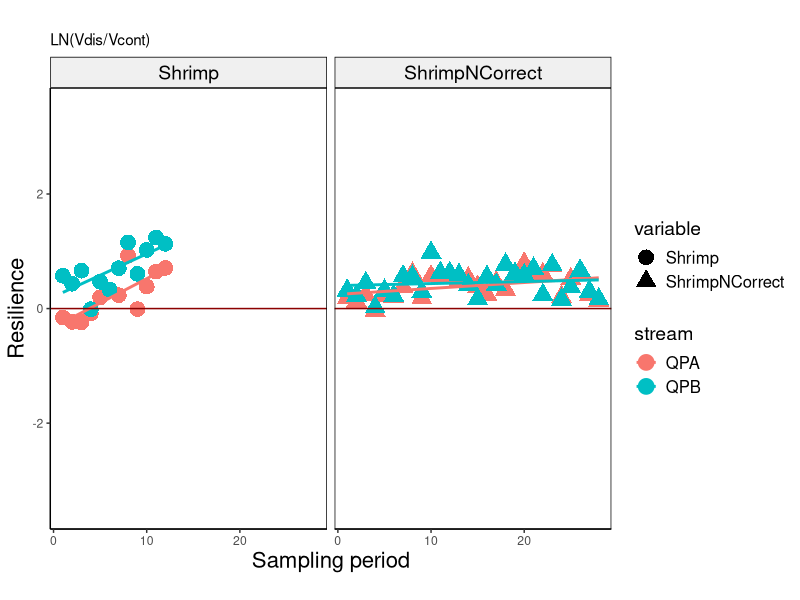
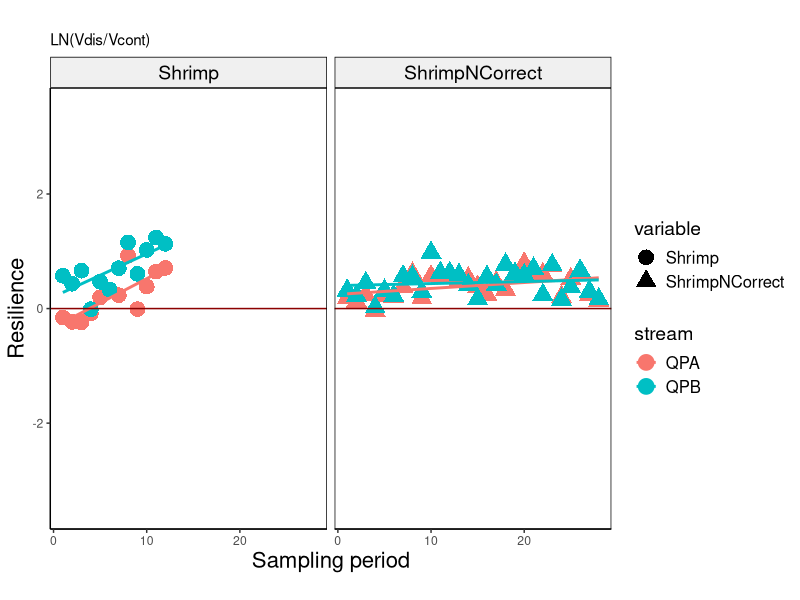

Recreate these plots in R, in order. (Note: this script raises an error after producing the figures.)




#--------------------------------------------
# Shrimp no corrected
# 21 May 2020
#PEGF
#--------------------------------------------
#

library(modelr)
library(ggplot2)
library(dplyr)
library(patchwork)

ShrimpNC<- read.csv("6 ShrimpNOCorrected.csv")
ShrimpNC


# Lm QPA Leaf Litter ------------------------------------------------------

ShrimpNC <- ShrimpNC %>% select(TimeShrimp, QPAShrimpLog, QPBShrimpLog)
ShrimpNC <- na.omit(ShrimpNC)
ShrimpNC

QPAShrimpNC.mod  <- lm(QPAShrimpLog ~ TimeShrimp, na.action=na.omit, data=ShrimpNC)
summary(QPAShrimpNC.mod)

ShrimpNC$QPAresid<- QPAShrimpNC.mod$resid
ShrimpNC

1/apply(ShrimpNC, 2, sd)



# Shrimp QPB --------------------------------------------------------------


QPBShrimpNC.mod  <- lm(QPBShrimpLog ~ TimeShrimp, na.action=na.omit, data=ShrimpNC)
summary(QPBShrimpNC.mod)

ShrimpNC$QPBresid<- QPBShrimpNC.mod$resid
ShrimpNC

1/apply(ShrimpNC, 2, sd)





# Graph Shrimp vs Shrimp no corrected -------------------------------------



Sregression<- read.csv("6 Shrimp regressions.csv")
Sregression

RegressionS <- ggplot(Sregression, aes(Time, 
                                     value, 
                                     shape= variable , 
                                     col = stream)) + 
  geom_point(size = 5) +
  geom_smooth(method = 'lm', se = F,  aes(color=stream)) + #, alpha = .15, aes(fill = stream)) +
  
  
  xlab('Sampling period') + ylab("Resilience") + 
  theme(axis.title.x = element_text(size = 16, angle = 0)) +# axis x
  theme(axis.title.y = element_text(size = 16, angle = 90)) +
  
  theme(legend.title = element_text(color = "black", size = 14),  # Legend
        legend.text = element_text(color = "black", size = 12)) +
  
  geom_hline(yintercept = 0, color="darkred") +
  
  theme(panel.grid.major = element_blank(), panel.grid.minor = element_blank(),
        panel.background = element_blank(), axis.line = element_line(colour = "black")) +
  theme(panel.border = element_rect(colour = "black", fill=NA, size=0.5)) +
  
  labs(title="", subtitle="LN(Vdis/Vcont)",fill="", caption="") +
  
  ylim(-3.5,3.5) +
  
  theme(strip.text.x  = element_text(size = 14, colour = "black", angle = 0)) +
  theme(strip.background = element_rect(colour = "black", fill = "grey94")) +
  
  facet_grid(~ variable)
# facet_wrap(. ~ variable)
RegressionS
RegressionS + ggsave("RegressionSrimp.jpeg", width=10, height=6,dpi=600)


# Long term Shrimp --------------------------------------------------------

ShrimpNC
# QPA
S3 <- ggplot(ShrimpNC,aes(TimeCHLA,
                              y=QPAShrimp))+
  
  annotate(geom = "rect",xmin=1,xmax=36,ymin=14.32,ymax=22.73,alpha = 0.4,fill = "grey") +
  
  geom_point() + 
  geom_line() +
#  geom_errorbar(aes(ymin=QPACanopy-QPAsdCanopy, ymax=QPACanopy+QPAsdCanopy), width=.2,
 #               position=position_dodge(0.05)) + 
  geom_segment(aes(x = 1, y = 18.53, xend = 6, yend = 18.53))+
  geom_segment((aes(x = 7, y = 18.53, xend = 36, yend = 18.53)), color="red", linetype="dashed", size=1) +
  
  xlab('')+ ylab("Canopy cover (%)") +
  theme(axis.title.y = element_text(size = 18, angle = 90)) +
  
  theme(axis.text.x=element_text(angle=0, size=14, vjust=0.5, color="black")) + #subaxis x
  theme(axis.text.y=element_text(angle=0, size=14, vjust=0.5, color="black")) + #subaxis y
  
  ylim(5,45) +
  
  theme(panel.grid.major = element_blank(), panel.grid.minor = element_blank(),
        panel.background = element_blank(), axis.line = element_line(colour = "black")) +
  theme(panel.border = element_rect(colour = "black", fill=NA, size=0.5))

S3


S4 <- ggplot(ShrimpNC,aes(TimeCHLA,
                          y=QPBShrimp))+
  
  annotate(geom = "rect",xmin=1,xmax=36,ymin=8.03,ymax=11.72,alpha = 0.4,fill = "grey") +
  
  geom_point() + 
  geom_line() +
  #  geom_errorbar(aes(ymin=QPACanopy-QPAsdCanopy, ymax=QPACanopy+QPAsdCanopy), width=.2,
  #               position=position_dodge(0.05)) + 
  geom_segment(aes(x = 1, y = 9.88, xend = 6, yend = 9.88))+
  geom_segment((aes(x = 7, y = 9.88, xend = 36, yend = 9.88)), color="red", linetype="dashed", size=1) +
  
  xlab('')+ ylab("Canopy cover (%)") +
  theme(axis.title.y = element_text(size = 18, angle = 90)) +
  
  theme(axis.text.x=element_text(angle=0, size=14, vjust=0.5, color="black")) + #subaxis x
  theme(axis.text.y=element_text(angle=0, size=14, vjust=0.5, color="black")) + #subaxis y
  
  ylim(5,45) +
  
  theme(panel.grid.major = element_blank(), panel.grid.minor = element_blank(),
        panel.background = element_blank(), axis.line = element_line(colour = "black")) +
  theme(panel.border = element_rect(colour = "black", fill=NA, size=0.5))

S4


ShrimpNCorrected <- S3 / S4
ShrimpNCorrected + ggsave("CShrimpNCorrected.jpeg", width=6, height=10,dpi=600)
